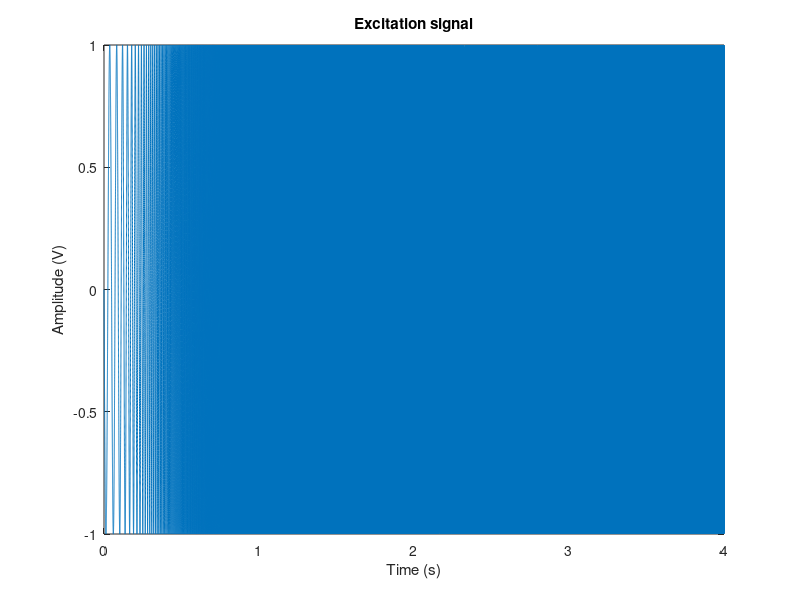

Here is the MATLAB script that generated this plot: (Note: this script raises an error after producing the figure.)
close all
clear

%% parameters

Fs=44100; % sampling frequency
T=4; % measurement time in s

F_low = 20; % low frequency limit (Hz)
F_high = 10000; % high frequency limit (Hz)

time=linspace(0,T,Fs*T)'; % time for signal 
N=length(time); % number of samples

folder = '20200924_scattering_empty';
savename='case3';


%% Build output signal

% chirp
sig=chirp(time,F_low,T,F_high,'quadratic',90);

% frequency filtered white noise
% s_wn = 2*rand(N,1)-1;
% d = fdesign.lowpass('Fp,Fst,Ap,Ast',F_high/Fs*2,F_high/Fs*2*1.5,1,40);
% Hd = design(d,'equiripple');
% b=coeffs(Hd);
% s_wn_filt = fftfilt(b.Numerator,s_wn);
% sig = s_wn_filt/max(abs(s_wn_filt)); % amplitude max = ratio


%% plot output signal
figure
plot(time,sig)

xlabel('Time (s)')
ylabel('Amplitude (V)')
title('Excitation signal')


%% Data Acquisition Session

% create session
s = daq.createSession('ni');

% To get the list of devices connected to the
% computer, type "daq.reset", and then "daq.getDevices"
% Look at the derive list and choose right device.
device='Dev1';

% Add Input Channels to Session
addAnalogInputChannel(s,device,'ai0','Voltage'); % mic1
addAnalogInputChannel(s,device,'ai1','Voltage'); % mic2
addAnalogInputChannel(s,device,'ai2','Voltage'); % mic3
addAnalogInputChannel(s,device,'ai3','Voltage'); % mic4
addAnalogInputChannel(s,device,'ai6','Voltage'); % loudspeaker

names = {'mic1','mic2','mic3','mic4','loudspeaker'};

mic_gain = 1/0.0316; % (Pa/V)

scaling(1) = mic_gain; 
scaling(2) = mic_gain; 
scaling(3) = mic_gain; 
scaling(4) = mic_gain; 
scaling(5) = 1; %(V/V)
N_chan=length(names);


% Add output Channels to Session
addAnalogOutputChannel(s,device,'ao1','Voltage');

% Set session properties
s.Rate = Fs; % sampling rate

% send the output signal to the right output
queueOutputData(s,sig);

% lauch measurement
[data,time] = s.startForeground;


%% plot time signals

for n = 1:length(names)
figure(10+n);
plot(time,data(:,n));
xlabel('Time (secs)');
ylabel('measured amplitude (V)')
legend(names{n})
end


%% save data

for n = 1:size(data,2)
    data(:,n) = data(:,n)*scaling(n);
end

mkdir(folder);
save([folder '/' savename],'data','time','names');
